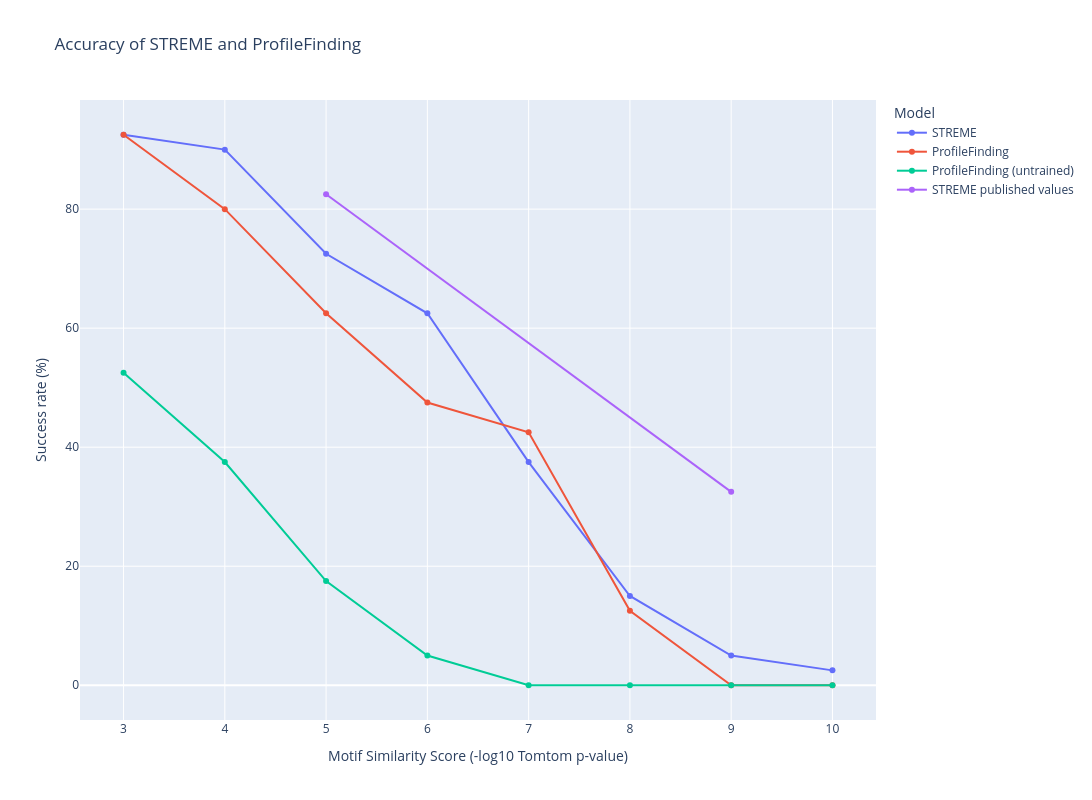

Notebook code cell kept with this figure:
### Code cell
thresholds = list(range(3,11))
fig = go.Figure()
fig.add_trace(go.Scatter(
    x=thresholds,
    y=[success_rate(result_full.streme.ppval, t) for t in thresholds],
    mode='lines+markers',
    name='STREME',
    #line=dict(color='blue', width=2),
))
fig.add_trace(go.Scatter(
    x=thresholds,
    y=[success_rate(result_full.profilefinding.ppval, t) for t in thresholds],
    mode='lines+markers',
    name='ProfileFinding',
    #line=dict(color='red', width=2),
))
fig.add_trace(go.Scatter(
    x=thresholds,
    y=[success_rate(result_full.profilefinding_init.ppval, t) for t in thresholds],
    mode='lines+markers',
    name='ProfileFinding (untrained)',
    #line=dict(color='green', width=2),
))
fig.add_trace(go.Scatter(
    x=[5, 9],
    y=[82.5, 32.5],
    mode='lines+markers',
    name='STREME published values',
))
fig.update_layout(
    title='Accuracy of STREME and ProfileFinding',
    xaxis_title='Motif Similarity Score (-log10 Tomtom p-value)',
    yaxis_title='Success rate (%)',
    legend_title='Model',
    width=1200,
    height=800,
    # margin=dict(l=40, r=40, t=40, b=40),
)
fig.show()

### Figure 1 — Plotly figure (JSON) as saved in the notebook; plotly's stock layout.template omitted (floating-point values rounded to 4 significant figures)
{"data": [{"mode": "lines+markers", "name": "STREME", "type": "scatter", "x": [3, 4, 5, 6, 7, 8, 9, 10], "y": [92.5, 90, 72.5, 62.5, 37.5, 15, 5, 2.5]}, {"mode": "lines+markers", "name": "ProfileFinding", "type": "scatter", "x": [3, 4, 5, 6, 7, 8, 9, 10], "y": [92.5, 80, 62.5, 47.5, 42.5, 12.5, 0, 0]}, {"mode": "lines+markers", "name": "ProfileFinding (untrained)", "type": "scatter", "x": [3, 4, 5, 6, 7, 8, 9, 10], "y": [52.5, 37.5, 17.5, 5, 0, 0, 0, 0]}, {"mode": "lines+markers", "name": "STREME published values", "type": "scatter", "x": [5, 9], "y": [82.5, 32.5]}], "layout": {"height": 800, "legend": {"title": {"text": "Model"}}, "title": {"text": "Accuracy of STREME and ProfileFinding"}, "width": 1200, "xaxis": {"title": {"text": "Motif Similarity Score (-log10 Tomtom p-value)"}}, "yaxis": {"title": {"text": "Success rate (%)"}}}}
